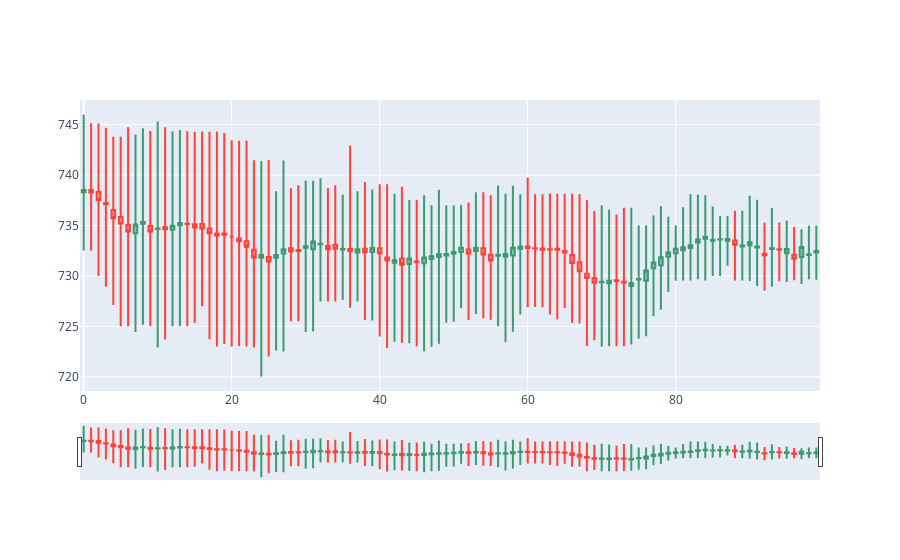

Write notebook code for a chart like this one.
### Code cell
import plotly.graph_objects as go

eth = train_processed.loc[train_processed.asset_id == 6].iloc[:100]
fig = go.Figure(data=[go.Candlestick(x=eth.index, open=eth['open'], high=eth['high'], low=eth['low'], close=eth['close'])])
fig.show()
